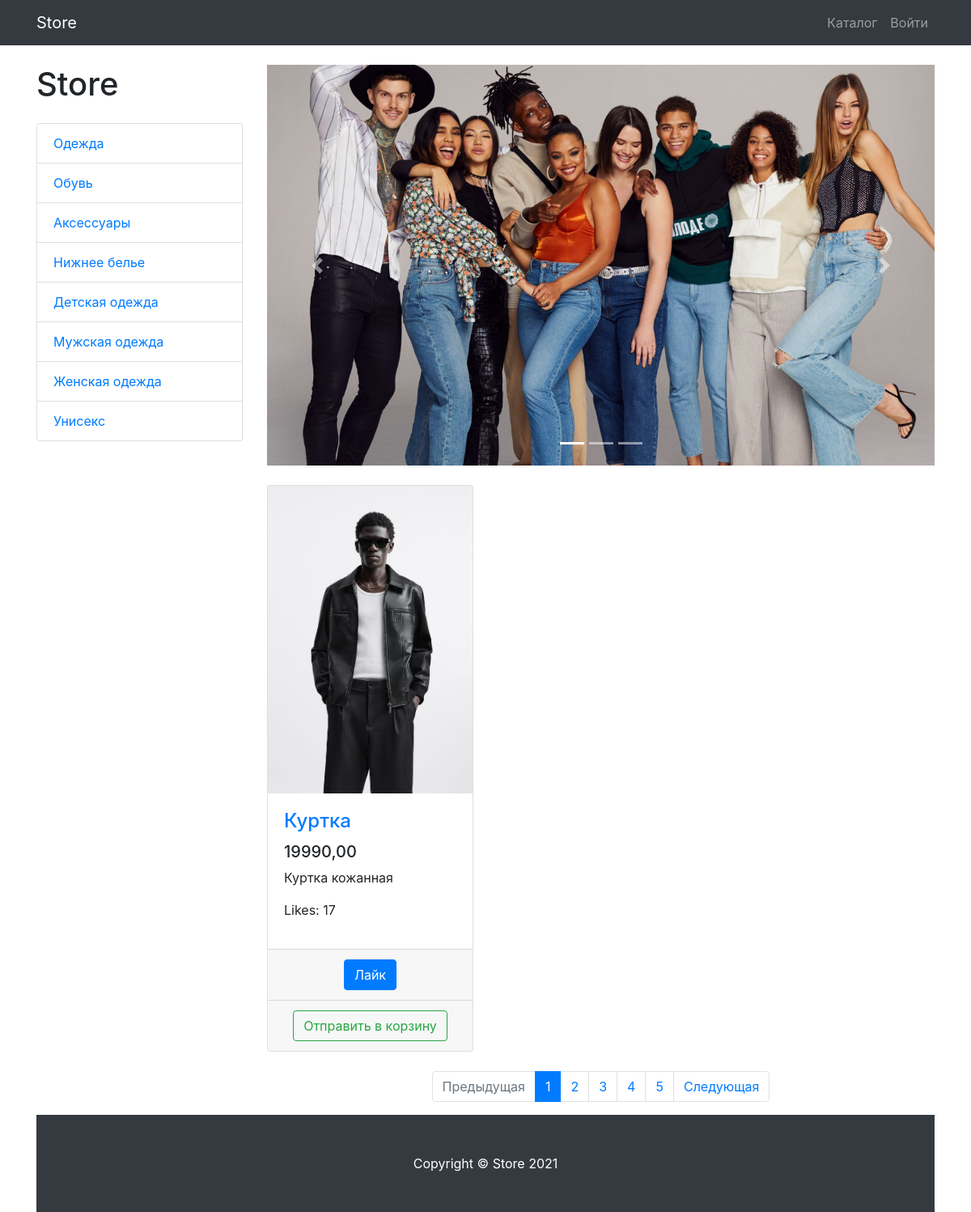
Screenshot of /products/ with the database file from the repository.
### products/models.py (models this page shows, shortened)
class ProductCategory(models.Model):
    name = models.CharField(
        max_length=64,
        unique=True
    )
    description = models.TextField(
        blank=True
    )
    class Meta:
        verbose_name = 'Категория'
        verbose_name_plural = 'Категории'

class Product(models.Model):
    name = models.CharField(
        max_length=256
    )
    image = models.ImageField(
        upload_to='products_images'
    )
    description = models.TextField(
        blank=True
    )
    short_description = models.CharField(
        max_length=64,
        blank=True
    )
    price = models.DecimalField(
        max_digits=8,
        decimal_places=2,
        default=0
    )
    quantity = models.PositiveIntegerField(
        default=0
    )
    category = models.ForeignKey(
        ProductCategory,
        on_delete=models.PROTECT
    )
    likes = models.PositiveIntegerField(
        default=0
    )
    class Meta:
        verbose_name = 'Продукт'
        verbose_name_plural = 'Продукты'

### products/views.py (the view)
# urls.py: path('', products, name='index'),
def products(request, category_id=None, page=1):
    context = {'title': 'Каталог', 'categories': ProductCategory.objects.all()}
    if category_id:
        products =Product.objects.filter(category_id=category_id)
    else:
        products = Product.objects.all()
    paginator = Paginator(products, 1)
    products_paginator = paginator.page(page)
    context.update({'products': products_paginator})
    return render (request, 'products/products.html', context)

### products/templates/products/products.html (shortened to what this page needs)
{% extends 'products/base.html' %}
{% load static %}
{% block css %}
    <link href="{% static 'css/products.css' %}" rel="stylesheet">
{% endblock %}
{% block content %}
    <div class="container">
        <div class="row">
            <div class="col-lg-3">
                <h1 class="my-4">Store</h1>
                <div class="list-group">
                    {% for category in categories %}
                    <a href="{% url 'products:category' category.id %}"
                        class="list-group-item">
                        {{ category.name }}
                    </a>
                    {% endfor %}
                </div>
            </div>
            <div class="col-lg-9">
                <div id="carouselExampleIndicators" class="carousel slide my-4" data-ride="carousel">
                    <ol class="carousel-indicators">
                        <li data-target="#carouselExampleIndicators" data-slide-to="0" class="active"></li>
                        <li data-target="#carouselExampleIndicators" data-slide-to="1"></li>
                        <li data-target="#carouselExampleIndicators" data-slide-to="2"></li>
                    </ol>
                    <div class="carousel-inner" role="listbox">
                        <div class="carousel-item active">
                            <img class="d-block img-fluid" src="{% static 'vendor/img/slides/slide-1.jpg' %}" alt="First slide">
                        </div>
                    </div>
                    <a class="carousel-control-prev" href="#carouselExampleIndicators" role="button" data-slide="prev">
                        <span class="carousel-control-prev-icon" aria-hidden="true"></span>
                    </a>
                    <a class="carousel-control-next" href="#carouselExampleIndicators" role="button" data-slide="next">
                        <span class="carousel-control-next-icon" aria-hidden="true"></span>
                    </a>
                </div>
                <div class="row">
                    {% for product in products %}
                        <div class="col-lg-4 col-md-6 mb-4">
                            <div class="card h-100">
                                <a href="#">
                                    <img class="card-img-top"
                                        src="/media/{{ product.image }}"
                                        alt="">
                                </a>
                                <div class="card-body">
                                    <h4 class="card-title">
                                        <a href="#">{{ product.name }}</a>
                                    </h4>
                                    <h5>{{ product.price }}</h5>
                                    <p class="card-text">{{ product.short_description }}</p>
                                    <p>Likes: {{ product.likes }}</p>
                                </div>
                                <div class="card-footer text-center">
                                    <a href="{% url 'products:like_product' product.id %}">
                                    <button type="button" class="btn btn-primary">Лайк</button>
                                    </a>
                                </div>
                                <div class="card-footer text-center">
                                    <a href="{% url 'products:basket_add' product.id %}">
                                    <button type="button" class="btn btn-outline-success">
                                        Отправить в корзину</button>
                                    </a>
                                </div>
                            </div>
                        </div>
                    {% endfor %}
                </div>
                <nav aria-label="Page navigation example">
                    <ul class="pagination justify-content-center">
                        <li class="page-item {% if not products.has_previous %} disabled {% endif %}">
                            <a class="page-link"
                                href="{% if products.has_previous %} {% url 'products:page' products.previous_page_number %} {% else %} # {% endif %}"
                                tabindex="-1" aria-disabled="true">Предыдущая</a>
                        </li>
                        {% for page in products.paginator.page_range %}
                            <li class="page-item {% if page == products.number %} active {% endif %}">
                                <a class="page-link" href="{% url 'products:page' page %}">{{ page }}</a>
                            </li>
                        {% endfor %}
                        <li class="page-item {% if not products.has_next %} disabled {% endif %}">
                            <a class="page-link"
                                href="{% if products.has_next %} {% url 'products:page' products.next_page_number %} {% else %} # {% endif %}">
                                Следующая
                            </a>
                        </li>
                    </ul>
                </nav>
            </div>
        </div>
{% endblock %}
{% block footer%}
    <footer class="py-5 bg-dark">
        <div class="container">
            <p class="m-0 text-center text-white">Copyright &copy; Store 2021</p>
        </div>
    </footer>
{% endblock %}

### products/templates/products/base.html (shortened to what this page needs)
{% load static %}
<!DOCTYPE html>
<html lang="en">
<head>
    <link href="{% static 'vendor/bootstrap/css/bootstrap.min.css' %}" rel="stylesheet">
    {% block css %} {% endblock %}
</head>
<body>
<nav class="navbar navbar-expand-lg navbar-dark bg-dark fixed-top">
    <div class="container">
        <a class="navbar-brand" href="{% url 'index' %}">Store</a>
        <div class="collapse navbar-collapse" id="navbarResponsive">
            <ul class="navbar-nav ml-auto">
                <li class="nav-item">
                    <a class="nav-link" href="{% url 'products:index' %}">Каталог  </a>
                </li>
                {% if user.is_authenticated %}
                    <li class="nav-item">
                        <a class="nav-link" href="{% url 'users:profile' %}"> {{ user.username }}
                            <i class="fas fa-user-circle"></i>
                        </a>
                    </li>
                    <li class="nav-item">
                        <a class="nav-link" href="{% url 'users:logout' %}">Выйти <i class="fas fa-sign-out-alt"></i></a>
                    </li>
                {% else %}
                    <li class="nav-item">
                        <a class="nav-link" href="{% url 'users:login' %}">Войти </a>
                    </li>
                {% endif %}
            </ul>
        </div>
    </div>
</nav>
{% block content %} {% endblock %}
{% block footer %} {% endblock %}
</body>
</html>

### static/css/products.css (style rules this page uses)
body { padding-top: 56px; }

### rows the page displays
ProductCategory: name "Одежда"
ProductCategory: name "Обувь"
ProductCategory: name "Аксессуары"
ProductCategory: name "Нижнее белье"
ProductCategory: name "Детская одежда"
ProductCategory: name "Мужская одежда"
ProductCategory: name "Женская одежда"
ProductCategory: name "Унисекс"
Product: image (picture), name "Куртка", price "19990,00", short_description "Куртка кожанная", likes "17"

### other values shown
{{ page }} "1" "2" "3" "4" "5"
